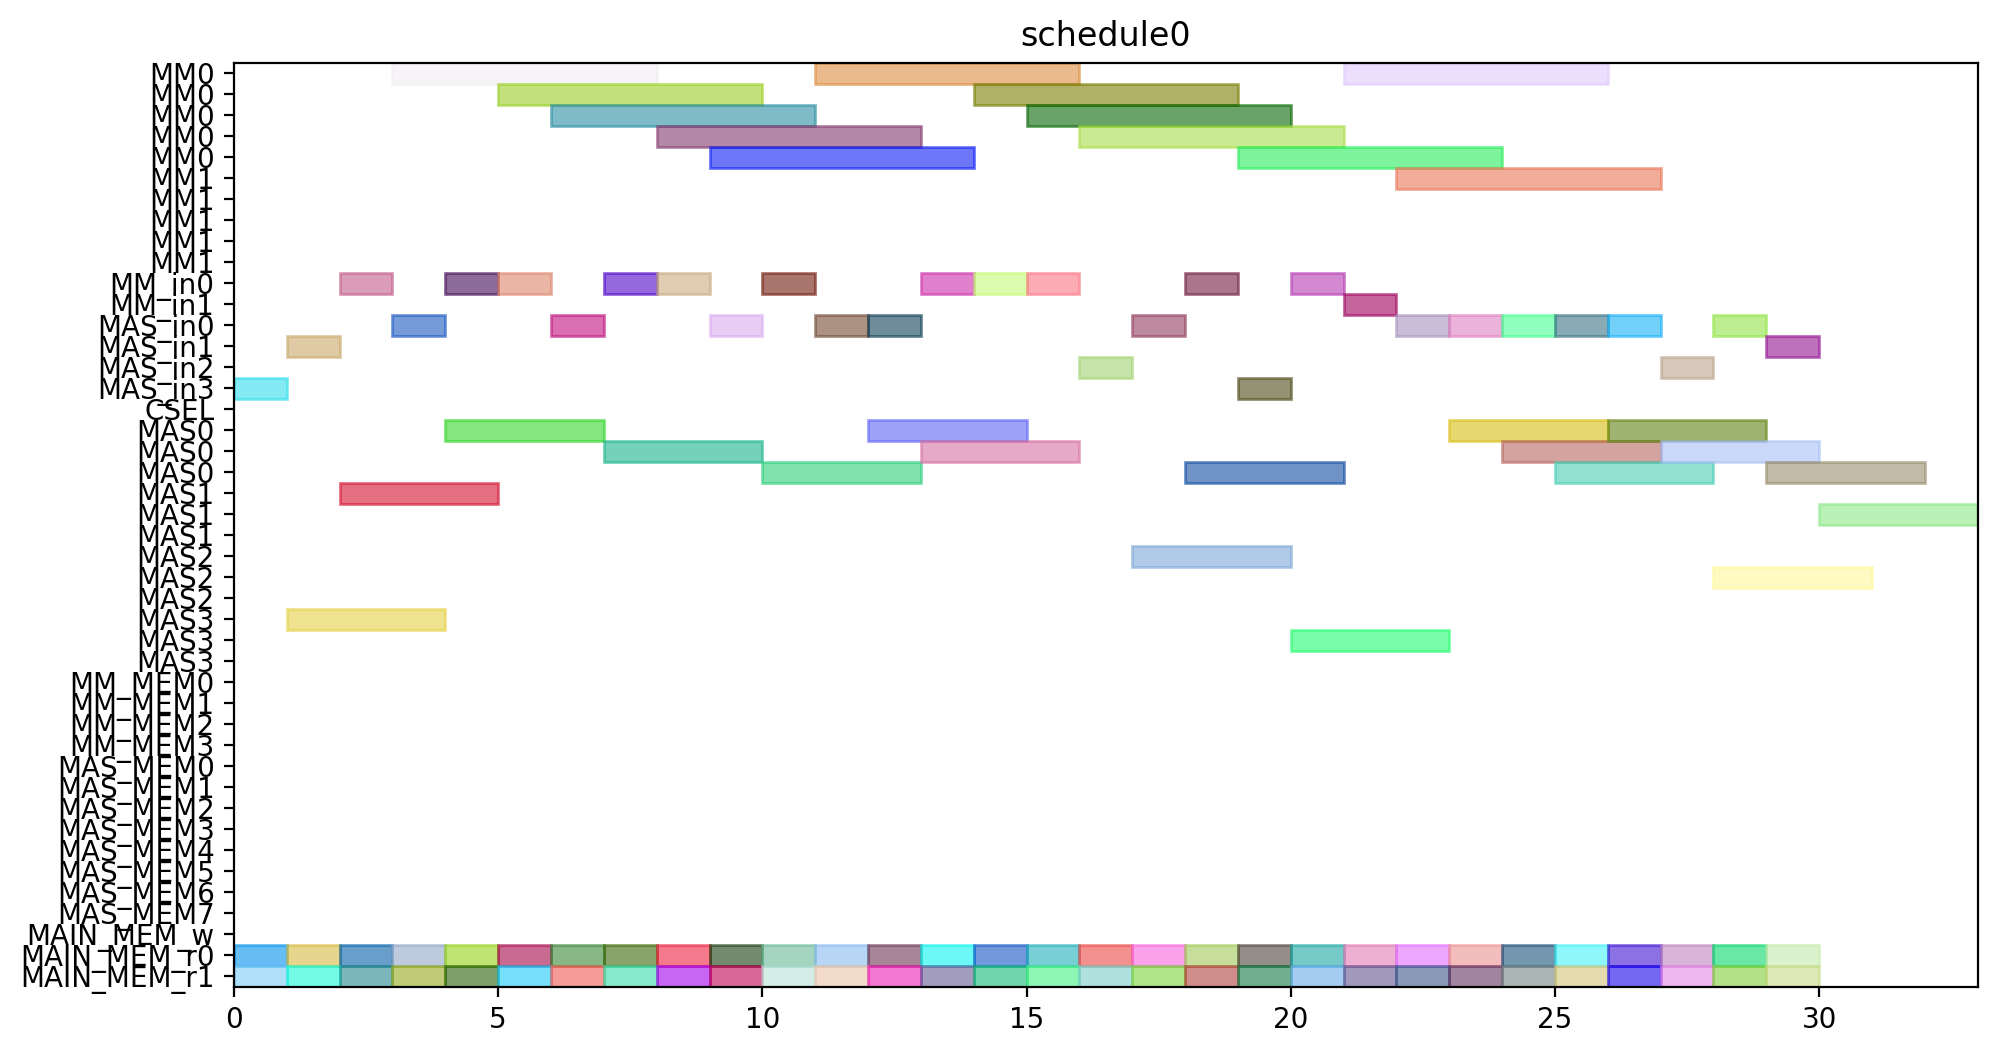

This chart was generated by the following Python code:
from pyschedule import Scenario, solvers, plotters, alt


def solve():
	horizon = 120
	S = Scenario("schedule0", horizon=horizon)

	# resource
	MM = S.Resources('MM', num=2, size=5)
	MM_in = S.Resources('MM_in', num=2)
	MAS_in = S.Resources('MAS_in', num=4)
	CSEL = S.Resource('CSEL')
	MAS = S.Resources('MAS', num=4, size=3, periods=range(1, horizon))
	MM_MEM = S.Resources('MM_MEM', num=4)
	MAS_MEM = S.Resources('MAS_MEM', num=8)
	MAIN_MEM_w = S.Resource('MAIN_MEM_w', size=1)
	MAIN_MEM_r = S.Resources('MAIN_MEM_r', num=2)

	# result of previous scheduling

	# new tasks
	T1_t0 = S.Task('T1_t0', length=3, delay_cost=1)
	T1_t0 += alt(MAS)
	T1_t0_in = S.Task('T1_t0_in', length=1, delay_cost=1)
	T1_t0_in += alt(MAS_in)
	S += T1_t0_in*MAS_in[0]<=T1_t0*MAS[0]

	S += T1_t0_in*MAS_in[1]<=T1_t0*MAS[1]

	S += T1_t0_in*MAS_in[2]<=T1_t0*MAS[2]

	S += T1_t0_in*MAS_in[3]<=T1_t0*MAS[3]

	T1_t0_mem0 = S.Task('T1_t0_mem0', length=1, delay_cost=1)
	T1_t0_mem0 += MAIN_MEM_r[0]
	S += T1_t0_mem0 <= T1_t0

	T1_t0_mem1 = S.Task('T1_t0_mem1', length=1, delay_cost=1)
	T1_t0_mem1 += MAIN_MEM_r[1]
	S += T1_t0_mem1 <= T1_t0

	T1_t1 = S.Task('T1_t1', length=3, delay_cost=1)
	T1_t1 += alt(MAS)
	T1_t1_in = S.Task('T1_t1_in', length=1, delay_cost=1)
	T1_t1_in += alt(MAS_in)
	S += T1_t1_in*MAS_in[0]<=T1_t1*MAS[0]

	S += T1_t1_in*MAS_in[1]<=T1_t1*MAS[1]

	S += T1_t1_in*MAS_in[2]<=T1_t1*MAS[2]

	S += T1_t1_in*MAS_in[3]<=T1_t1*MAS[3]

	T1_t1_mem0 = S.Task('T1_t1_mem0', length=1, delay_cost=1)
	T1_t1_mem0 += MAIN_MEM_r[0]
	S += T1_t1_mem0 <= T1_t1

	T1_t1_mem1 = S.Task('T1_t1_mem1', length=1, delay_cost=1)
	T1_t1_mem1 += MAIN_MEM_r[1]
	S += T1_t1_mem1 <= T1_t1

	T1_t3 = S.Task('T1_t3', length=5, delay_cost=1)
	T1_t3 += alt(MM)
	T1_t3_in = S.Task('T1_t3_in', length=1, delay_cost=1)
	T1_t3_in += alt(MM_in)
	S += T1_t3_in*MM_in[0]<=T1_t3*MM[0]
	S += T1_t3_in*MM_in[1]<=T1_t3*MM[1]
	T1_t3_mem0 = S.Task('T1_t3_mem0', length=1, delay_cost=1)
	T1_t3_mem0 += MAIN_MEM_r[0]
	S += T1_t3_mem0 <= T1_t3

	T1_t3_mem1 = S.Task('T1_t3_mem1', length=1, delay_cost=1)
	T1_t3_mem1 += MAIN_MEM_r[1]
	S += T1_t3_mem1 <= T1_t3

	T2_t0 = S.Task('T2_t0', length=5, delay_cost=1)
	T2_t0 += alt(MM)
	T2_t0_in = S.Task('T2_t0_in', length=1, delay_cost=1)
	T2_t0_in += alt(MM_in)
	S += T2_t0_in*MM_in[0]<=T2_t0*MM[0]
	S += T2_t0_in*MM_in[1]<=T2_t0*MM[1]
	T2_t0_mem0 = S.Task('T2_t0_mem0', length=1, delay_cost=1)
	T2_t0_mem0 += MAIN_MEM_r[0]
	S += T2_t0_mem0 <= T2_t0

	T2_t0_mem1 = S.Task('T2_t0_mem1', length=1, delay_cost=1)
	T2_t0_mem1 += MAIN_MEM_r[1]
	S += T2_t0_mem1 <= T2_t0

	T2_t1 = S.Task('T2_t1', length=5, delay_cost=1)
	T2_t1 += alt(MM)
	T2_t1_in = S.Task('T2_t1_in', length=1, delay_cost=1)
	T2_t1_in += alt(MM_in)
	S += T2_t1_in*MM_in[0]<=T2_t1*MM[0]
	S += T2_t1_in*MM_in[1]<=T2_t1*MM[1]
	T2_t1_mem0 = S.Task('T2_t1_mem0', length=1, delay_cost=1)
	T2_t1_mem0 += MAIN_MEM_r[0]
	S += T2_t1_mem0 <= T2_t1

	T2_t1_mem1 = S.Task('T2_t1_mem1', length=1, delay_cost=1)
	T2_t1_mem1 += MAIN_MEM_r[1]
	S += T2_t1_mem1 <= T2_t1

	T2_t2 = S.Task('T2_t2', length=3, delay_cost=1)
	T2_t2 += alt(MAS)
	T2_t2_in = S.Task('T2_t2_in', length=1, delay_cost=1)
	T2_t2_in += alt(MAS_in)
	S += T2_t2_in*MAS_in[0]<=T2_t2*MAS[0]

	S += T2_t2_in*MAS_in[1]<=T2_t2*MAS[1]

	S += T2_t2_in*MAS_in[2]<=T2_t2*MAS[2]

	S += T2_t2_in*MAS_in[3]<=T2_t2*MAS[3]

	T2_t2_mem0 = S.Task('T2_t2_mem0', length=1, delay_cost=1)
	T2_t2_mem0 += MAIN_MEM_r[0]
	S += T2_t2_mem0 <= T2_t2

	T2_t2_mem1 = S.Task('T2_t2_mem1', length=1, delay_cost=1)
	T2_t2_mem1 += MAIN_MEM_r[1]
	S += T2_t2_mem1 <= T2_t2

	T2_t3 = S.Task('T2_t3', length=3, delay_cost=1)
	T2_t3 += alt(MAS)
	T2_t3_in = S.Task('T2_t3_in', length=1, delay_cost=1)
	T2_t3_in += alt(MAS_in)
	S += T2_t3_in*MAS_in[0]<=T2_t3*MAS[0]

	S += T2_t3_in*MAS_in[1]<=T2_t3*MAS[1]

	S += T2_t3_in*MAS_in[2]<=T2_t3*MAS[2]

	S += T2_t3_in*MAS_in[3]<=T2_t3*MAS[3]

	T2_t3_mem0 = S.Task('T2_t3_mem0', length=1, delay_cost=1)
	T2_t3_mem0 += MAIN_MEM_r[0]
	S += T2_t3_mem0 <= T2_t3

	T2_t3_mem1 = S.Task('T2_t3_mem1', length=1, delay_cost=1)
	T2_t3_mem1 += MAIN_MEM_r[1]
	S += T2_t3_mem1 <= T2_t3

	T3_t0 = S.Task('T3_t0', length=5, delay_cost=1)
	T3_t0 += alt(MM)
	T3_t0_in = S.Task('T3_t0_in', length=1, delay_cost=1)
	T3_t0_in += alt(MM_in)
	S += T3_t0_in*MM_in[0]<=T3_t0*MM[0]
	S += T3_t0_in*MM_in[1]<=T3_t0*MM[1]
	T3_t0_mem0 = S.Task('T3_t0_mem0', length=1, delay_cost=1)
	T3_t0_mem0 += MAIN_MEM_r[0]
	S += T3_t0_mem0 <= T3_t0

	T3_t0_mem1 = S.Task('T3_t0_mem1', length=1, delay_cost=1)
	T3_t0_mem1 += MAIN_MEM_r[1]
	S += T3_t0_mem1 <= T3_t0

	T3_t1 = S.Task('T3_t1', length=5, delay_cost=1)
	T3_t1 += alt(MM)
	T3_t1_in = S.Task('T3_t1_in', length=1, delay_cost=1)
	T3_t1_in += alt(MM_in)
	S += T3_t1_in*MM_in[0]<=T3_t1*MM[0]
	S += T3_t1_in*MM_in[1]<=T3_t1*MM[1]
	T3_t1_mem0 = S.Task('T3_t1_mem0', length=1, delay_cost=1)
	T3_t1_mem0 += MAIN_MEM_r[0]
	S += T3_t1_mem0 <= T3_t1

	T3_t1_mem1 = S.Task('T3_t1_mem1', length=1, delay_cost=1)
	T3_t1_mem1 += MAIN_MEM_r[1]
	S += T3_t1_mem1 <= T3_t1

	T3_t2 = S.Task('T3_t2', length=3, delay_cost=1)
	T3_t2 += alt(MAS)
	T3_t2_in = S.Task('T3_t2_in', length=1, delay_cost=1)
	T3_t2_in += alt(MAS_in)
	S += T3_t2_in*MAS_in[0]<=T3_t2*MAS[0]

	S += T3_t2_in*MAS_in[1]<=T3_t2*MAS[1]

	S += T3_t2_in*MAS_in[2]<=T3_t2*MAS[2]

	S += T3_t2_in*MAS_in[3]<=T3_t2*MAS[3]

	T3_t2_mem0 = S.Task('T3_t2_mem0', length=1, delay_cost=1)
	T3_t2_mem0 += MAIN_MEM_r[0]
	S += T3_t2_mem0 <= T3_t2

	T3_t2_mem1 = S.Task('T3_t2_mem1', length=1, delay_cost=1)
	T3_t2_mem1 += MAIN_MEM_r[1]
	S += T3_t2_mem1 <= T3_t2

	T3_t3 = S.Task('T3_t3', length=3, delay_cost=1)
	T3_t3 += alt(MAS)
	T3_t3_in = S.Task('T3_t3_in', length=1, delay_cost=1)
	T3_t3_in += alt(MAS_in)
	S += T3_t3_in*MAS_in[0]<=T3_t3*MAS[0]

	S += T3_t3_in*MAS_in[1]<=T3_t3*MAS[1]

	S += T3_t3_in*MAS_in[2]<=T3_t3*MAS[2]

	S += T3_t3_in*MAS_in[3]<=T3_t3*MAS[3]

	T3_t3_mem0 = S.Task('T3_t3_mem0', length=1, delay_cost=1)
	T3_t3_mem0 += MAIN_MEM_r[0]
	S += T3_t3_mem0 <= T3_t3

	T3_t3_mem1 = S.Task('T3_t3_mem1', length=1, delay_cost=1)
	T3_t3_mem1 += MAIN_MEM_r[1]
	S += T3_t3_mem1 <= T3_t3

	T4_t0 = S.Task('T4_t0', length=5, delay_cost=1)
	T4_t0 += alt(MM)
	T4_t0_in = S.Task('T4_t0_in', length=1, delay_cost=1)
	T4_t0_in += alt(MM_in)
	S += T4_t0_in*MM_in[0]<=T4_t0*MM[0]
	S += T4_t0_in*MM_in[1]<=T4_t0*MM[1]
	T4_t0_mem0 = S.Task('T4_t0_mem0', length=1, delay_cost=1)
	T4_t0_mem0 += MAIN_MEM_r[0]
	S += T4_t0_mem0 <= T4_t0

	T4_t0_mem1 = S.Task('T4_t0_mem1', length=1, delay_cost=1)
	T4_t0_mem1 += MAIN_MEM_r[1]
	S += T4_t0_mem1 <= T4_t0

	T4_t1 = S.Task('T4_t1', length=5, delay_cost=1)
	T4_t1 += alt(MM)
	T4_t1_in = S.Task('T4_t1_in', length=1, delay_cost=1)
	T4_t1_in += alt(MM_in)
	S += T4_t1_in*MM_in[0]<=T4_t1*MM[0]
	S += T4_t1_in*MM_in[1]<=T4_t1*MM[1]
	T4_t1_mem0 = S.Task('T4_t1_mem0', length=1, delay_cost=1)
	T4_t1_mem0 += MAIN_MEM_r[0]
	S += T4_t1_mem0 <= T4_t1

	T4_t1_mem1 = S.Task('T4_t1_mem1', length=1, delay_cost=1)
	T4_t1_mem1 += MAIN_MEM_r[1]
	S += T4_t1_mem1 <= T4_t1

	T4_t2 = S.Task('T4_t2', length=3, delay_cost=1)
	T4_t2 += alt(MAS)
	T4_t2_in = S.Task('T4_t2_in', length=1, delay_cost=1)
	T4_t2_in += alt(MAS_in)
	S += T4_t2_in*MAS_in[0]<=T4_t2*MAS[0]

	S += T4_t2_in*MAS_in[1]<=T4_t2*MAS[1]

	S += T4_t2_in*MAS_in[2]<=T4_t2*MAS[2]

	S += T4_t2_in*MAS_in[3]<=T4_t2*MAS[3]

	T4_t2_mem0 = S.Task('T4_t2_mem0', length=1, delay_cost=1)
	T4_t2_mem0 += MAIN_MEM_r[0]
	S += T4_t2_mem0 <= T4_t2

	T4_t2_mem1 = S.Task('T4_t2_mem1', length=1, delay_cost=1)
	T4_t2_mem1 += MAIN_MEM_r[1]
	S += T4_t2_mem1 <= T4_t2

	T4_t3 = S.Task('T4_t3', length=3, delay_cost=1)
	T4_t3 += alt(MAS)
	T4_t3_in = S.Task('T4_t3_in', length=1, delay_cost=1)
	T4_t3_in += alt(MAS_in)
	S += T4_t3_in*MAS_in[0]<=T4_t3*MAS[0]

	S += T4_t3_in*MAS_in[1]<=T4_t3*MAS[1]

	S += T4_t3_in*MAS_in[2]<=T4_t3*MAS[2]

	S += T4_t3_in*MAS_in[3]<=T4_t3*MAS[3]

	T4_t3_mem0 = S.Task('T4_t3_mem0', length=1, delay_cost=1)
	T4_t3_mem0 += MAIN_MEM_r[0]
	S += T4_t3_mem0 <= T4_t3

	T4_t3_mem1 = S.Task('T4_t3_mem1', length=1, delay_cost=1)
	T4_t3_mem1 += MAIN_MEM_r[1]
	S += T4_t3_mem1 <= T4_t3

	T5_t0 = S.Task('T5_t0', length=3, delay_cost=1)
	T5_t0 += alt(MAS)
	T5_t0_in = S.Task('T5_t0_in', length=1, delay_cost=1)
	T5_t0_in += alt(MAS_in)
	S += T5_t0_in*MAS_in[0]<=T5_t0*MAS[0]

	S += T5_t0_in*MAS_in[1]<=T5_t0*MAS[1]

	S += T5_t0_in*MAS_in[2]<=T5_t0*MAS[2]

	S += T5_t0_in*MAS_in[3]<=T5_t0*MAS[3]

	T5_t0_mem0 = S.Task('T5_t0_mem0', length=1, delay_cost=1)
	T5_t0_mem0 += MAIN_MEM_r[0]
	S += T5_t0_mem0 <= T5_t0

	T5_t0_mem1 = S.Task('T5_t0_mem1', length=1, delay_cost=1)
	T5_t0_mem1 += MAIN_MEM_r[1]
	S += T5_t0_mem1 <= T5_t0

	T5_t1 = S.Task('T5_t1', length=3, delay_cost=1)
	T5_t1 += alt(MAS)
	T5_t1_in = S.Task('T5_t1_in', length=1, delay_cost=1)
	T5_t1_in += alt(MAS_in)
	S += T5_t1_in*MAS_in[0]<=T5_t1*MAS[0]

	S += T5_t1_in*MAS_in[1]<=T5_t1*MAS[1]

	S += T5_t1_in*MAS_in[2]<=T5_t1*MAS[2]

	S += T5_t1_in*MAS_in[3]<=T5_t1*MAS[3]

	T5_t1_mem0 = S.Task('T5_t1_mem0', length=1, delay_cost=1)
	T5_t1_mem0 += MAIN_MEM_r[0]
	S += T5_t1_mem0 <= T5_t1

	T5_t1_mem1 = S.Task('T5_t1_mem1', length=1, delay_cost=1)
	T5_t1_mem1 += MAIN_MEM_r[1]
	S += T5_t1_mem1 <= T5_t1

	T5_t3 = S.Task('T5_t3', length=5, delay_cost=1)
	T5_t3 += alt(MM)
	T5_t3_in = S.Task('T5_t3_in', length=1, delay_cost=1)
	T5_t3_in += alt(MM_in)
	S += T5_t3_in*MM_in[0]<=T5_t3*MM[0]
	S += T5_t3_in*MM_in[1]<=T5_t3*MM[1]
	T5_t3_mem0 = S.Task('T5_t3_mem0', length=1, delay_cost=1)
	T5_t3_mem0 += MAIN_MEM_r[0]
	S += T5_t3_mem0 <= T5_t3

	T5_t3_mem1 = S.Task('T5_t3_mem1', length=1, delay_cost=1)
	T5_t3_mem1 += MAIN_MEM_r[1]
	S += T5_t3_mem1 <= T5_t3

	T6_t0 = S.Task('T6_t0', length=5, delay_cost=1)
	T6_t0 += alt(MM)
	T6_t0_in = S.Task('T6_t0_in', length=1, delay_cost=1)
	T6_t0_in += alt(MM_in)
	S += T6_t0_in*MM_in[0]<=T6_t0*MM[0]
	S += T6_t0_in*MM_in[1]<=T6_t0*MM[1]
	T6_t0_mem0 = S.Task('T6_t0_mem0', length=1, delay_cost=1)
	T6_t0_mem0 += MAIN_MEM_r[0]
	S += T6_t0_mem0 <= T6_t0

	T6_t0_mem1 = S.Task('T6_t0_mem1', length=1, delay_cost=1)
	T6_t0_mem1 += MAIN_MEM_r[1]
	S += T6_t0_mem1 <= T6_t0

	T6_t1 = S.Task('T6_t1', length=5, delay_cost=1)
	T6_t1 += alt(MM)
	T6_t1_in = S.Task('T6_t1_in', length=1, delay_cost=1)
	T6_t1_in += alt(MM_in)
	S += T6_t1_in*MM_in[0]<=T6_t1*MM[0]
	S += T6_t1_in*MM_in[1]<=T6_t1*MM[1]
	T6_t1_mem0 = S.Task('T6_t1_mem0', length=1, delay_cost=1)
	T6_t1_mem0 += MAIN_MEM_r[0]
	S += T6_t1_mem0 <= T6_t1

	T6_t1_mem1 = S.Task('T6_t1_mem1', length=1, delay_cost=1)
	T6_t1_mem1 += MAIN_MEM_r[1]
	S += T6_t1_mem1 <= T6_t1

	T6_t2 = S.Task('T6_t2', length=3, delay_cost=1)
	T6_t2 += alt(MAS)
	T6_t2_in = S.Task('T6_t2_in', length=1, delay_cost=1)
	T6_t2_in += alt(MAS_in)
	S += T6_t2_in*MAS_in[0]<=T6_t2*MAS[0]

	S += T6_t2_in*MAS_in[1]<=T6_t2*MAS[1]

	S += T6_t2_in*MAS_in[2]<=T6_t2*MAS[2]

	S += T6_t2_in*MAS_in[3]<=T6_t2*MAS[3]

	T6_t2_mem0 = S.Task('T6_t2_mem0', length=1, delay_cost=1)
	T6_t2_mem0 += MAIN_MEM_r[0]
	S += T6_t2_mem0 <= T6_t2

	T6_t2_mem1 = S.Task('T6_t2_mem1', length=1, delay_cost=1)
	T6_t2_mem1 += MAIN_MEM_r[1]
	S += T6_t2_mem1 <= T6_t2

	T6_t3 = S.Task('T6_t3', length=3, delay_cost=1)
	T6_t3 += alt(MAS)
	T6_t3_in = S.Task('T6_t3_in', length=1, delay_cost=1)
	T6_t3_in += alt(MAS_in)
	S += T6_t3_in*MAS_in[0]<=T6_t3*MAS[0]

	S += T6_t3_in*MAS_in[1]<=T6_t3*MAS[1]

	S += T6_t3_in*MAS_in[2]<=T6_t3*MAS[2]

	S += T6_t3_in*MAS_in[3]<=T6_t3*MAS[3]

	T6_t3_mem0 = S.Task('T6_t3_mem0', length=1, delay_cost=1)
	T6_t3_mem0 += MAIN_MEM_r[0]
	S += T6_t3_mem0 <= T6_t3

	T6_t3_mem1 = S.Task('T6_t3_mem1', length=1, delay_cost=1)
	T6_t3_mem1 += MAIN_MEM_r[1]
	S += T6_t3_mem1 <= T6_t3

	T7_t0 = S.Task('T7_t0', length=5, delay_cost=1)
	T7_t0 += alt(MM)
	T7_t0_in = S.Task('T7_t0_in', length=1, delay_cost=1)
	T7_t0_in += alt(MM_in)
	S += T7_t0_in*MM_in[0]<=T7_t0*MM[0]
	S += T7_t0_in*MM_in[1]<=T7_t0*MM[1]
	T7_t0_mem0 = S.Task('T7_t0_mem0', length=1, delay_cost=1)
	T7_t0_mem0 += MAIN_MEM_r[0]
	S += T7_t0_mem0 <= T7_t0

	T7_t0_mem1 = S.Task('T7_t0_mem1', length=1, delay_cost=1)
	T7_t0_mem1 += MAIN_MEM_r[1]
	S += T7_t0_mem1 <= T7_t0

	T7_t1 = S.Task('T7_t1', length=5, delay_cost=1)
	T7_t1 += alt(MM)
	T7_t1_in = S.Task('T7_t1_in', length=1, delay_cost=1)
	T7_t1_in += alt(MM_in)
	S += T7_t1_in*MM_in[0]<=T7_t1*MM[0]
	S += T7_t1_in*MM_in[1]<=T7_t1*MM[1]
	T7_t1_mem0 = S.Task('T7_t1_mem0', length=1, delay_cost=1)
	T7_t1_mem0 += MAIN_MEM_r[0]
	S += T7_t1_mem0 <= T7_t1

	T7_t1_mem1 = S.Task('T7_t1_mem1', length=1, delay_cost=1)
	T7_t1_mem1 += MAIN_MEM_r[1]
	S += T7_t1_mem1 <= T7_t1

	T7_t2 = S.Task('T7_t2', length=3, delay_cost=1)
	T7_t2 += alt(MAS)
	T7_t2_in = S.Task('T7_t2_in', length=1, delay_cost=1)
	T7_t2_in += alt(MAS_in)
	S += T7_t2_in*MAS_in[0]<=T7_t2*MAS[0]

	S += T7_t2_in*MAS_in[1]<=T7_t2*MAS[1]

	S += T7_t2_in*MAS_in[2]<=T7_t2*MAS[2]

	S += T7_t2_in*MAS_in[3]<=T7_t2*MAS[3]

	T7_t2_mem0 = S.Task('T7_t2_mem0', length=1, delay_cost=1)
	T7_t2_mem0 += MAIN_MEM_r[0]
	S += T7_t2_mem0 <= T7_t2

	T7_t2_mem1 = S.Task('T7_t2_mem1', length=1, delay_cost=1)
	T7_t2_mem1 += MAIN_MEM_r[1]
	S += T7_t2_mem1 <= T7_t2

	T7_t3 = S.Task('T7_t3', length=3, delay_cost=1)
	T7_t3 += alt(MAS)
	T7_t3_in = S.Task('T7_t3_in', length=1, delay_cost=1)
	T7_t3_in += alt(MAS_in)
	S += T7_t3_in*MAS_in[0]<=T7_t3*MAS[0]

	S += T7_t3_in*MAS_in[1]<=T7_t3*MAS[1]

	S += T7_t3_in*MAS_in[2]<=T7_t3*MAS[2]

	S += T7_t3_in*MAS_in[3]<=T7_t3*MAS[3]

	T7_t3_mem0 = S.Task('T7_t3_mem0', length=1, delay_cost=1)
	T7_t3_mem0 += MAIN_MEM_r[0]
	S += T7_t3_mem0 <= T7_t3

	T7_t3_mem1 = S.Task('T7_t3_mem1', length=1, delay_cost=1)
	T7_t3_mem1 += MAIN_MEM_r[1]
	S += T7_t3_mem1 <= T7_t3

	T8_t2 = S.Task('T8_t2', length=3, delay_cost=1)
	T8_t2 += alt(MAS)
	T8_t2_in = S.Task('T8_t2_in', length=1, delay_cost=1)
	T8_t2_in += alt(MAS_in)
	S += T8_t2_in*MAS_in[0]<=T8_t2*MAS[0]

	S += T8_t2_in*MAS_in[1]<=T8_t2*MAS[1]

	S += T8_t2_in*MAS_in[2]<=T8_t2*MAS[2]

	S += T8_t2_in*MAS_in[3]<=T8_t2*MAS[3]

	T8_t2_mem0 = S.Task('T8_t2_mem0', length=1, delay_cost=1)
	T8_t2_mem0 += MAIN_MEM_r[0]
	S += T8_t2_mem0 <= T8_t2

	T8_t2_mem1 = S.Task('T8_t2_mem1', length=1, delay_cost=1)
	T8_t2_mem1 += MAIN_MEM_r[1]
	S += T8_t2_mem1 <= T8_t2

	T9_t2 = S.Task('T9_t2', length=3, delay_cost=1)
	T9_t2 += alt(MAS)
	T9_t2_in = S.Task('T9_t2_in', length=1, delay_cost=1)
	T9_t2_in += alt(MAS_in)
	S += T9_t2_in*MAS_in[0]<=T9_t2*MAS[0]

	S += T9_t2_in*MAS_in[1]<=T9_t2*MAS[1]

	S += T9_t2_in*MAS_in[2]<=T9_t2*MAS[2]

	S += T9_t2_in*MAS_in[3]<=T9_t2*MAS[3]

	T9_t2_mem0 = S.Task('T9_t2_mem0', length=1, delay_cost=1)
	T9_t2_mem0 += MAIN_MEM_r[0]
	S += T9_t2_mem0 <= T9_t2

	T9_t2_mem1 = S.Task('T9_t2_mem1', length=1, delay_cost=1)
	T9_t2_mem1 += MAIN_MEM_r[1]
	S += T9_t2_mem1 <= T9_t2

	T10_t2 = S.Task('T10_t2', length=3, delay_cost=1)
	T10_t2 += alt(MAS)
	T10_t2_in = S.Task('T10_t2_in', length=1, delay_cost=1)
	T10_t2_in += alt(MAS_in)
	S += T10_t2_in*MAS_in[0]<=T10_t2*MAS[0]

	S += T10_t2_in*MAS_in[1]<=T10_t2*MAS[1]

	S += T10_t2_in*MAS_in[2]<=T10_t2*MAS[2]

	S += T10_t2_in*MAS_in[3]<=T10_t2*MAS[3]

	T10_t2_mem0 = S.Task('T10_t2_mem0', length=1, delay_cost=1)
	T10_t2_mem0 += MAIN_MEM_r[0]
	S += T10_t2_mem0 <= T10_t2

	T10_t2_mem1 = S.Task('T10_t2_mem1', length=1, delay_cost=1)
	T10_t2_mem1 += MAIN_MEM_r[1]
	S += T10_t2_mem1 <= T10_t2

	T11_t2 = S.Task('T11_t2', length=3, delay_cost=1)
	T11_t2 += alt(MAS)
	T11_t2_in = S.Task('T11_t2_in', length=1, delay_cost=1)
	T11_t2_in += alt(MAS_in)
	S += T11_t2_in*MAS_in[0]<=T11_t2*MAS[0]

	S += T11_t2_in*MAS_in[1]<=T11_t2*MAS[1]

	S += T11_t2_in*MAS_in[2]<=T11_t2*MAS[2]

	S += T11_t2_in*MAS_in[3]<=T11_t2*MAS[3]

	T11_t2_mem0 = S.Task('T11_t2_mem0', length=1, delay_cost=1)
	T11_t2_mem0 += MAIN_MEM_r[0]
	S += T11_t2_mem0 <= T11_t2

	T11_t2_mem1 = S.Task('T11_t2_mem1', length=1, delay_cost=1)
	T11_t2_mem1 += MAIN_MEM_r[1]
	S += T11_t2_mem1 <= T11_t2

	solvers.mip.solve(S,msg=1,kind='CPLEX',ratio_gap=1.01)

	solution = [['hoge']*len(S.solution()[1]) for i in range(len(S.solution()))]
	for i in range(len(S.solution())):
		for j in range(len(S.solution()[i])):
			solution[i][j]=str(S.solution()[i][j])
	print(solution)

	cycles = int(solution[-1][3])

	pic_file_name = "/mnt/rose/usr1/fukuda/ABE/multiRAM_multiMAS_16mux/scheduling_result/stage5MM2_stage3MAS4/EP2_LADDERMUL/schedule0.png"
	if(S.solution() != []):
		plotters.matplotlib.plot(S,img_filename=pic_file_name, show_task_labels=False, fig_size=(cycles*0.25+3, 6))

	return solution
